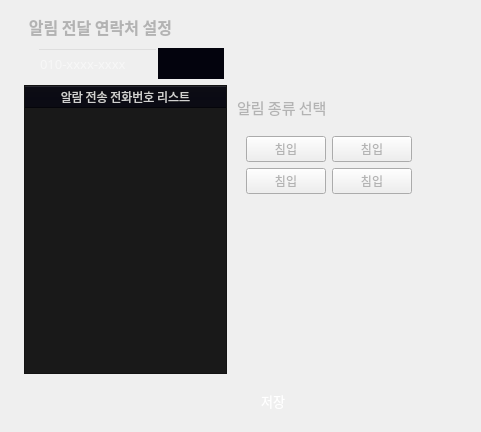
          <widget class="QWidget" name="setting_sms_widget" native="true">
           <layout class="QVBoxLayout" name="verticalLayout_17">
            <item>
             <layout class="QHBoxLayout" name="horizontalLayout_15">
              <item>
               <spacer name="horizontalSpacer_61">
                <property name="orientation">
                 <enum>Qt::Orientation::Horizontal</enum>
                </property>
                <property name="sizeType">
                 <enum>QSizePolicy::Policy::Fixed</enum>
                </property>
                <property name="sizeHint" stdset="0">
                 <size>
                  <width>13</width>
                  <height>20</height>
                 </size>
                </property>
               </spacer>
              </item>
              <item>
               <widget class="QLabel" name="setting_notice_label">
                <property name="sizePolicy">
                 <sizepolicy hsizetype="Fixed" vsizetype="Fixed">
                  <horstretch>0</horstretch>
                  <verstretch>0</verstretch>
                 </sizepolicy>
                </property>
                <property name="minimumSize">
                 <size>
                  <width>153</width>
                  <height>31</height>
                 </size>
                </property>
                <property name="font">
                 <font>
                  <family>Sans</family>
                  <pointsize>12</pointsize>
                  <bold>true</bold>
                 </font>
                </property>
                <property name="styleSheet">
                 <string notr="true">color: rgb(179,179,179);
background-color: rgba(255, 255, 255, 0);</string>
                </property>
                <property name="text">
                 <string>알림 전달 연락처 설정</string>
                </property>
                <property name="alignment">
                 <set>Qt::AlignmentFlag::AlignCenter</set>
                </property>
               </widget>
              </item>
              <item>
               <spacer name="horizontalSpacer_150">
                <property name="orientation">
                 <enum>Qt::Orientation::Horizontal</enum>
                </property>
                <property name="sizeType">
                 <enum>QSizePolicy::Policy::Fixed</enum>
                </property>
                <property name="sizeHint" stdset="0">
                 <size>
                  <width>54</width>
                  <height>13</height>
                 </size>
                </property>
               </spacer>
              </item>
              <item>
               <widget class="QPushButton" name="setting_notice_phone_active_bnt">
                <property name="minimumSize">
                 <size>
                  <width>61</width>
                  <height>25</height>
                 </size>
                </property>
                <property name="maximumSize">
                 <size>
                  <width>61</width>
                  <height>25</height>
                 </size>
                </property>
                <property name="styleSheet">
                 <string notr="true">QPushButton {
    background-color: transparent;
    border: none;
    padding: 0px; /* 패딩도 0으로 설정 */
    outline: none;
}

/* hover, pressed 상태에도 아무 효과 없음 */
QPushButton:hover {
    background-color: transparent;
    border: none;
}

QPushButton:pressed {
    background-color: transparent;
    border: none;
}</string>
                </property>
                <property name="text">
                 <string/>
                </property>
                <property name="icon">
                 <iconset resource="../../v1.6.0/resourece.qrc">
                  <normaloff>:/ui/ui/images/icon-switch-off.png</normaloff>
                  <normalon>:/ui/ui/images/icon-switch-on.png</normalon>
                  <selectedoff>:/ui/ui/images/icon-switch-off.png</selectedoff>
                  <selectedon>:/ui/ui/images/icon-switch-on.png</selectedon>:/ui/ui/images/icon-switch-off.png</iconset>
                </property>
                <property name="iconSize">
                 <size>
                  <width>55</width>
                  <height>103</height>
                 </size>
                </property>
                <property name="checkable">
                 <bool>true</bool>
                </property>
               </widget>
              </item>
              <item>
               <spacer name="horizontalSpacer_62">
                <property name="orientation">
                 <enum>Qt::Orientation::Horizontal</enum>
                </property>
                <property name="sizeHint" stdset="0">
                 <size>
                  <width>40</width>
                  <height>20</height>
                 </size>
                </property>
               </spacer>
              </item>
             </layout>
            </item>
            <item>
             <layout class="QHBoxLayout" name="horizontalLayout_17">
              <item>
               <spacer name="horizontalSpacer_145">
                <property name="orientation">
                 <enum>Qt::Orientation::Horizontal</enum>
                </property>
                <property name="sizeType">
                 <enum>QSizePolicy::Policy::Fixed</enum>
                </property>
                <property name="sizeHint" stdset="0">
                 <size>
                  <width>26</width>
                  <height>13</height>
                 </size>
                </property>
               </spacer>
              </item>
              <item>
               <layout class="QVBoxLayout" name="verticalLayout_18">
                <item>
                 <layout class="QHBoxLayout" name="horizontalLayout_19">
                  <property name="spacing">
                   <number>0</number>
                  </property>
                  <item>
                   <widget class="QLineEdit" name="setting_notice_phone_num_input">
                    <property name="maximumSize">
                     <size>
                      <width>121</width>
                      <height>41</height>
                     </size>
                    </property>
                    <property name="font">
                     <font>
                      <family>Sans</family>
                      <pointsize>10</pointsize>
                     </font>
                    </property>
                    <property name="focusPolicy">
                     <enum>Qt::FocusPolicy::StrongFocus</enum>
                    </property>
                    <property name="whatsThis">
                     <string/>
                    </property>
                    <property name="styleSheet">
                     <string notr="true">qproperty-frame: false;
font-size:10pt;
color: rgb(255, 255, 255);
background-color: rgba(255, 255, 255, 0);</string>
                    </property>
                    <property name="inputMask">
                     <string/>
                    </property>
                    <property name="text">
                     <string/>
                    </property>
                    <property name="placeholderText">
                     <string>010-xxxx-xxxx</string>
                    </property>
                   </widget>
                  </item>
                  <item>
                   <widget class="QPushButton" name="setting_notice_phone_add_bnt">
                    <property name="sizePolicy">
                     <sizepolicy hsizetype="Fixed" vsizetype="Fixed">
                      <horstretch>0</horstretch>
                      <verstretch>0</verstretch>
                     </sizepolicy>
                    </property>
                    <property name="minimumSize">
                     <size>
                      <width>31</width>
                      <height>31</height>
                     </size>
                    </property>
                    <property name="font">
                     <font>
                      <family>Sans</family>
                      <pointsize>10</pointsize>
                     </font>
                    </property>
                    <property name="cursor">
                     <cursorShape>PointingHandCursor</cursorShape>
                    </property>
                    <property name="styleSheet">
                     <string notr="true">background-color: rgb(3, 3, 13);
border: 1px solid rgb(3, 3, 13);
color: rgb(255, 255, 255);

</string>
                    </property>
                    <property name="text">
                     <string/>
                    </property>
                    <property name="icon">
                     <iconset resource="../../v1.6.0/resourece.qrc">
                      <normaloff>:/ui/ui/images/ico_add_circle.svg</normaloff>:/ui/ui/images/ico_add_circle.svg</iconset>
                    </property>
                    <property name="iconSize">
                     <size>
                      <width>31</width>
                      <height>50</height>
                     </size>
                    </property>
                   </widget>
                  </item>
                  <item>
                   <widget class="QPushButton" name="setting_notice_phone_del_bnt">
                    <property name="sizePolicy">
                     <sizepolicy hsizetype="Fixed" vsizetype="Fixed">
                      <horstretch>0</horstretch>
                      <verstretch>0</verstretch>
                     </sizepolicy>
                    </property>
                    <property name="minimumSize">
                     <size>
                      <width>31</width>
                      <height>31</height>
                     </size>
                    </property>
                    <property name="font">
                     <font>
                      <family>Sans</family>
                      <pointsize>10</pointsize>
                     </font>
                    </property>
                    <property name="cursor">
                     <cursorShape>PointingHandCursor</cursorShape>
                    </property>
                    <property name="styleSheet">
                     <string notr="true">background-color: rgb(3, 3, 13);
border: 1px solid rgb(3, 3, 13);
color: rgb(255, 255, 255);

</string>
                    </property>
                    <property name="text">
                     <string/>
                    </property>
                    <property name="icon">
                     <iconset resource="../../v1.6.0/resourece.qrc">
                      <normaloff>:/ui/ui/images/ico_delete.svg</normaloff>:/ui/ui/images/ico_delete.svg</iconset>
                    </property>
                    <property name="iconSize">
                     <size>
                      <width>31</width>
                      <height>50</height>
                     </size>
                    </property>
                   </widget>
                  </item>
                  <item>
                   <spacer name="horizontalSpacer_146">
                    <property name="orientation">
                     <enum>Qt::Orientation::Horizontal</enum>
                    </property>
                    <property name="sizeType">
                     <enum>QSizePolicy::Policy::Expanding</enum>
                    </property>
                    <property name="sizeHint" stdset="0">
                     <size>
                      <width>40</width>
                      <height>20</height>
                     </size>
                    </property>
                   </spacer>
                  </item>
                 </layout>
                </item>
               </layout>
              </item>
             </layout>
            </item>
            <item>
             <layout class="QHBoxLayout" name="horizontalLayout_20">
              <property name="spacing">
               <number>1</number>
              </property>
              <item>
               <spacer name="horizontalSpacer_147">
                <property name="orientation">
                 <enum>Qt::Orientation::Horizontal</enum>
                </property>
                <property name="sizeType">
                 <enum>QSizePolicy::Policy::Fixed</enum>
                </property>
                <property name="sizeHint" stdset="0">
                 <size>
                  <width>13</width>
                  <height>13</height>
                 </size>
                </property>
               </spacer>
              </item>
              <item>
               <widget class="QTableWidget" name="setting_notice_phone_list">
                <property name="sizePolicy">
                 <sizepolicy hsizetype="Fixed" vsizetype="Expanding">
                  <horstretch>0</horstretch>
                  <verstretch>0</verstretch>
                 </sizepolicy>
                </property>
                <property name="minimumSize">
                 <size>
                  <width>203</width>
                  <height>273</height>
                 </size>
                </property>
                <property name="maximumSize">
                 <size>
                  <width>203</width>
                  <height>9999</height>
                 </size>
                </property>
                <property name="font">
                 <font>
                  <family>Sans</family>
                 </font>
                </property>
                <property name="styleSheet">
                 <string notr="true">QTableWidget {
    background-color: rgb(25, 25, 25); /* 테이블 전체 배경색 */
    color: rgb(255, 255, 255);
}

QHeaderView::section {
    color: rgb(209, 209, 209); /* 헤더 텍스트 색상 - 회색 */
background-color: rgb(7, 7, 16); /* 테이블 전체 배경색 */
}

QTableWidget::item {
    color: rgb(255, 255, 255); /* 기본 상태에서의 텍스트 색상 - 흰색 */

}

QTableWidget::item:selected {
    background-color: rgb(32,39,49); /* 선택된 셀의 배경색 */
    color: rgb(255, 255, 255);

}

QScrollBar:vertical {
    border: 1px solid #999999;
    background: #b3b3b3c6;
    width: 8px;
}
QScrollBar::handle:vertical {
background: #2f2f2f; 
min-height: 10px;
width: 8px;

}
</string>
                </property>
                <property name="sizeAdjustPolicy">
                 <enum>QAbstractScrollArea::SizeAdjustPolicy::AdjustToContentsOnFirstShow</enum>
                </property>
                <property name="editTriggers">
                 <set>QAbstractItemView::EditTrigger::NoEditTriggers</set>
                </property>
                <property name="dragDropOverwriteMode">
                 <bool>false</bool>
                </property>
                <property name="alternatingRowColors">
                 <bool>false</bool>
                </property>
                <property name="selectionBehavior">
                 <enum>QAbstractItemView::SelectionBehavior::SelectRows</enum>
                </property>
                <property name="showGrid">
                 <bool>false</bool>
                </property>
                <property name="gridStyle">
                 <enum>Qt::PenStyle::NoPen</enum>
                </property>
                <property name="wordWrap">
                 <bool>false</bool>
                </property>
                <property name="cornerButtonEnabled">
                 <bool>false</bool>
                </property>
                <attribute name="horizontalHeaderHighlightSections">
                 <bool>false</bool>
                </attribute>
                <attribute name="horizontalHeaderStretchLastSection">
                 <bool>true</bool>
                </attribute>
                <attribute name="verticalHeaderVisible">
                 <bool>false</bool>
                </attribute>
                <attribute name="verticalHeaderHighlightSections">
                 <bool>false</bool>
                </attribute>
                <column>
                 <property name="text">
                  <string>알람 전송 전화번호 리스트</string>
                 </property>
                </column>
               </widget>
              </item>
              <item>
               <widget class="QWidget" name="widget_7" native="true">
                <layout class="QVBoxLayout" name="verticalLayout_19">
                 <item>
                  <widget class="QLabel" name="setting_notice_label_2">
                   <property name="sizePolicy">
                    <sizepolicy hsizetype="Fixed" vsizetype="Preferred">
                     <horstretch>0</horstretch>
                     <verstretch>0</verstretch>
                    </sizepolicy>
                   </property>
                   <property name="minimumSize">
                    <size>
                     <width>104</width>
                     <height>27</height>
                    </size>
                   </property>
                   <property name="maximumSize">
                    <size>
                     <width>104</width>
                     <height>27</height>
                    </size>
                   </property>
                   <property name="font">
                    <font>
                     <family>Sans</family>
                     <pointsize>11</pointsize>
                    </font>
                   </property>
                   <property name="styleSheet">
                    <string notr="true">color: rgb(179,179,179);
background-color: rgba(255, 255, 255, 0);</string>
                   </property>
                   <property name="text">
                    <string>알림 종류 선택</string>
                   </property>
                   <property name="alignment">
                    <set>Qt::AlignmentFlag::AlignLeading|Qt::AlignmentFlag::AlignLeft|Qt::AlignmentFlag::AlignVCenter</set>
                   </property>
                  </widget>
                 </item>
                 <item>
                  <widget class="QWidget" name="setting_notion_detect_type_widget" native="true">
                   <layout class="QGridLayout" name="gridLayout">
                    <item row="0" column="0">
                     <widget class="QPushButton" name="setting_notion_detect_type_bnt1">
                      <property name="styleSheet">
                       <string notr="true">color: rgb(179,179,179);
</string>
                      </property>
                      <property name="text">
                       <string>침입</string>
                      </property>
                      <property name="icon">
                       <iconset resource="../../v1.6.0/resourece.qrc">
                        <normaloff>:/ui/ui/images/check_off.png</normaloff>
                        <normalon>:/ui/ui/images/check.png</normalon>:/ui/ui/images/check_off.png</iconset>
                      </property>
                      <property name="checkable">
                       <bool>true</bool>
                      </property>
                     </widget>
                    </item>
                    <item row="0" column="1">
                     <widget class="QPushButton" name="setting_notion_detect_type_bnt2">
                      <property name="styleSheet">
                       <string notr="true">color: rgb(179,179,179);
</string>
                      </property>
                      <property name="text">
                       <string>침입</string>
                      </property>
                      <property name="icon">
                       <iconset resource="../../v1.6.0/resourece.qrc">
                        <normaloff>:/ui/ui/images/check_off.png</normaloff>
                        <normalon>:/ui/ui/images/check.png</normalon>:/ui/ui/images/check_off.png</iconset>
                      </property>
                      <property name="checkable">
                       <bool>true</bool>
                      </property>
                     </widget>
                    </item>
                    <item row="1" column="0">
                     <widget class="QPushButton" name="setting_notion_detect_type_bnt3">
                      <property name="styleSheet">
                       <string notr="true">color: rgb(179,179,179);
</string>
                      </property>
                      <property name="text">
                       <string>침입</string>
                      </property>
                      <property name="icon">
                       <iconset resource="../../v1.6.0/resourece.qrc">
                        <normaloff>:/ui/ui/images/check_off.png</normaloff>
                        <normalon>:/ui/ui/images/check.png</normalon>:/ui/ui/images/check_off.png</iconset>
                      </property>
                      <property name="checkable">
                       <bool>true</bool>
                      </property>
                     </widget>
                    </item>
                    <item row="1" column="1">
                     <widget class="QPushButton" name="setting_notion_detect_type_bnt4">
                      <property name="styleSheet">
                       <string notr="true">color: rgb(179,179,179);
</string>
                      </property>
                      <property name="text">
                       <string>침입</string>
                      </property>
                      <property name="icon">
                       <iconset resource="../../v1.6.0/resourece.qrc">
                        <normaloff>:/ui/ui/images/check_off.png</normaloff>
                        <normalon>:/ui/ui/images/check.png</normalon>:/ui/ui/images/check_off.png</iconset>
                      </property>
                      <property name="checkable">
                       <bool>true</bool>
                      </property>
                     </widget>
                    </item>
                   </layout>
                  </widget>
                 </item>
                 <item>
                  <spacer name="verticalSpacer">
                   <property name="orientation">
                    <enum>Qt::Orientation::Vertical</enum>
                   </property>
                   <property name="sizeHint" stdset="0">
                    <size>
                     <width>20</width>
                     <height>162</height>
                    </size>
                   </property>
                  </spacer>
                 </item>
                </layout>
               </widget>
              </item>
              <item>
               <spacer name="horizontalSpacer_151">
                <property name="orientation">
                 <enum>Qt::Orientation::Horizontal</enum>
                </property>
                <property name="sizeType">
                 <enum>QSizePolicy::Policy::Expanding</enum>
                </property>
                <property name="sizeHint" stdset="0">
                 <size>
                  <width>40</width>
                  <height>13</height>
                 </size>
                </property>
               </spacer>
              </item>
             </layout>
            </item>
            <item>
             <layout class="QHBoxLayout" name="horizontalLayout_97">
              <item>
               <spacer name="horizontalSpacer_148">
                <property name="orientation">
                 <enum>Qt::Orientation::Horizontal</enum>
                </property>
                <property name="sizeType">
                 <enum>QSizePolicy::Policy::Fixed</enum>
                </property>
                <property name="sizeHint" stdset="0">
                 <size>
                  <width>224</width>
                  <height>20</height>
                 </size>
                </property>
               </spacer>
              </item>
              <item>
               <widget class="QPushButton" name="setting_notice_phone_save_bnt">
                <property name="sizePolicy">
                 <sizepolicy hsizetype="Expanding" vsizetype="Expanding">
                  <horstretch>0</horstretch>
                  <verstretch>0</verstretch>
                 </sizepolicy>
                </property>
                <property name="minimumSize">
                 <size>
                  <width>76</width>
                  <height>41</height>
                 </size>
                </property>
                <property name="maximumSize">
                 <size>
                  <width>71</width>
                  <height>41</height>
                 </size>
                </property>
                <property name="font">
                 <font>
                  <family>Sans</family>
                  <pointsize>10</pointsize>
                 </font>
                </property>
                <property name="cursor">
                 <cursorShape>PointingHandCursor</cursorShape>
                </property>
                <property name="styleSheet">
                 <string notr="true">background-color: qlineargradient(
    spread:pad,
    x1:0, y1:0, x2:0, y2:1,
    stop:0.0 rgba(112, 210, 112, 255),
    stop:0.3 rgba(0, 196, 0, 255)
);
color: rgb(255, 255, 255);
border-radius: 19px;

</string>
                </property>
                <property name="text">
                 <string>저장</string>
                </property>
               </widget>
              </item>
              <item>
               <spacer name="horizontalSpacer_149">
                <property name="orientation">
                 <enum>Qt::Orientation::Horizontal</enum>
                </property>
                <property name="sizeType">
                 <enum>QSizePolicy::Policy::Expanding</enum>
                </property>
                <property name="sizeHint" stdset="0">
                 <size>
                  <width>40</width>
                  <height>20</height>
                 </size>
                </property>
               </spacer>
              </item>
             </layout>
            </item>
           </layout>
          </widget>
